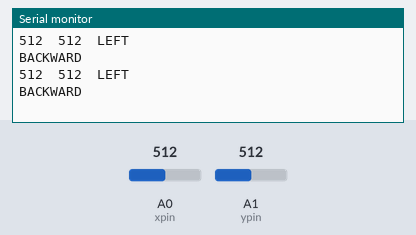
Simulated run of this sketch. Board: Arduino Uno, built with avr-gcc and run on an emulated ATmega328P. Parts: the last lines printed to the serial monitor. Inputs (shaded band) come from the test bench; at power-on: A0 (xpin) = 512, A1 (ypin) = 512.

Above: at 2.8 s.
2.9 s: A0 (xpin) set to 378
At 5.2 s:
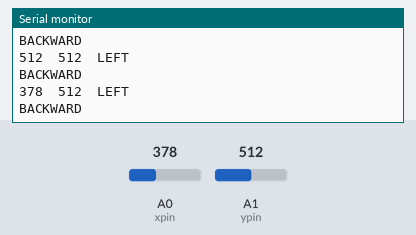
5.6 s: A0 (xpin) set to 353
At 7.5 s:
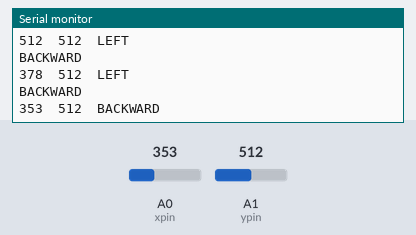
9.5 s: A1 (ypin) set to 382
At 10.5 s:
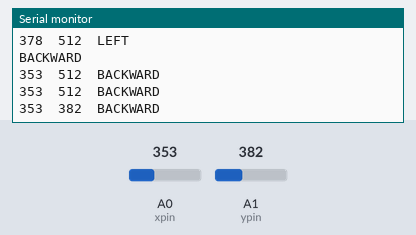
12.2 s: A1 (ypin) set to 352
At 14.9 s:
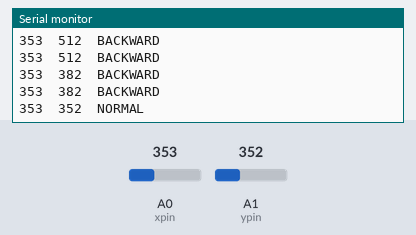
17.5 s: A1 (ypin) set to 309
At 19.1 s:
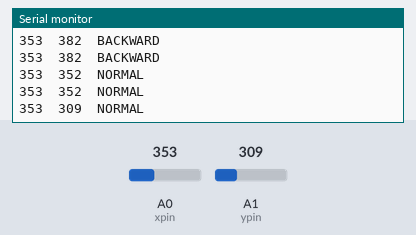
20.2 s: A1 (ypin) set to 281
At 23.4 s:
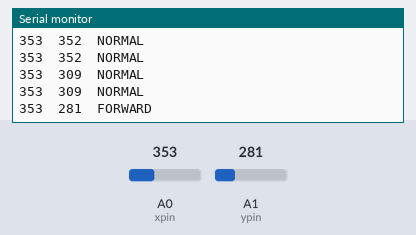

The sketch:

Tilt_Detection.ino
```cpp
// Tilt Detection Using Accelerometer
// Vcc -> 5V
// GND -> GND
// xpin -> A0
// ypin -> A1
// zpin -> A2 [Optional]
const int xpin = A0;
const int ypin = A1;
//const int zpin = A2;

void setup()
{
  Serial.begin(9600);
}

void loop()
{
  int x ,y;
  x = analogRead(xpin);
  y = analogRead(ypin);
  Serial.print(x);
  Serial.print("\t");
  Serial.print(y);
  Serial.print("\t");
  if (x >= 370)
  {
    Serial.println("LEFT");
  }
  else if (x <= 290)
  {
    Serial.println("RIGHT");
  }
  if (y <= 290)
  {
    Serial.println("FORWARD");
  }
  else if (y >= 370)
  {
    Serial.println("BACKWARD");
  }
  if(x < 370 && x > 290 && y > 290 && y < 370)
  {
    Serial.println("NORMAL");
  }
  delay(2000);
}
```

Measured:
- the behaviour switches between 370 and 369 on A0 (xpin) (found by bisection; images 1 and 2)
- the behaviour switches between 370 and 369 on A1 (ypin) (found by bisection; images 3 and 4)
- the behaviour switches between 291 and 290 on A1 (ypin) (found by bisection; images 5 and 6)
- after the input at 2.9 s, the serial monitor: prints a new line after 1.1 s (image 1)
- after the input at 5.6 s, the serial monitor: prints a new line after 0.40 s (image 2)
- after the input at 9.5 s, the serial monitor: prints a new line after 0.50 s (image 3)
- after the input at 12.2 s, the serial monitor: prints a new line after 1.8 s (image 4)
- after the input at 17.5 s, the serial monitor: prints a new line after 0.51 s (image 5)
- after the input at 20.2 s, the serial monitor: prints a new line after 1.8 s (image 6)
